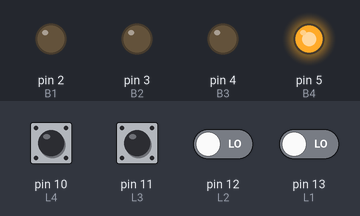
Bench run of a sketch on a simulated Arduino Uno, built with avr-gcc and run on an emulated ATmega328P. On the bench: output pins drawn as LEDs (lit = HIGH). Inputs (shaded band) come from the test bench; at power-on: pin 10 (L4), pin 11 (L3) HIGH, pin 12 (L2), pin 13 (L1) LOW. Random numbers use the default seed unless the sketch sets one.

Above: at 0.1 s.
At 4.8 s:
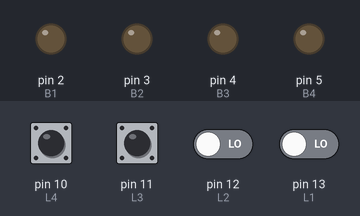
At 9.9 s:
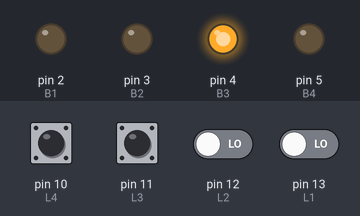
At 19.6 s:
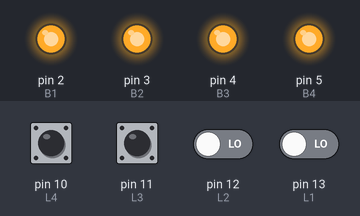
At 27.5 s:
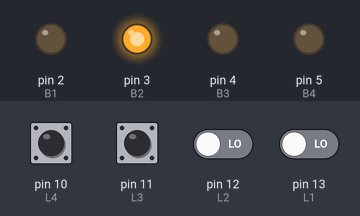
At 39.1 s:
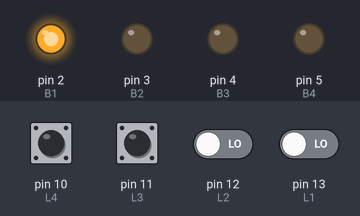
Timing chart, 0 to 40.0 s (numbered marks = the images above):
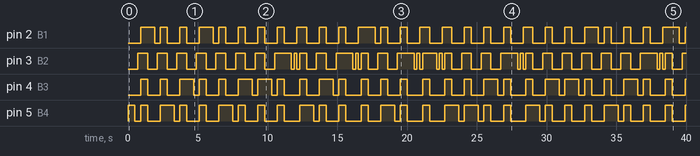

The sketch:

simon3.ino
```cpp
#define L1 13
#define L2 12
#define L3 11
#define L4 10
#define B1 2
#define B2 3
#define B3 4
#define B4 5

int NivelA = 1;
int Vel = 500;
const int NivelM = 10;
int Sec[NivelM];
int SecU[NivelM];

void configuracionInicial() {
  pinMode(L1, INPUT);
  pinMode(L2, INPUT);
  pinMode(L3, INPUT);
  pinMode(L4, INPUT);
  pinMode(B1, OUTPUT);
  pinMode(B2, OUTPUT);
  pinMode(B3, OUTPUT);
  pinMode(B4, OUTPUT);
  digitalWrite(B1, LOW);
  digitalWrite(B2, LOW);
  digitalWrite(B3, LOW);
  digitalWrite(B4, LOW);
}

void loop() {
  if (NivelA == 1) {
    generarSecuencia();
    mostrarSecuencia();
    leerSecuencia();
  }
  if (NivelA != 1) {
    mostrarSecuencia();
    leerSecuencia();
  }
}

void mostrarSecuencia() {
  digitalWrite(B1, LOW);
  digitalWrite(B2, LOW);
  digitalWrite(B3, LOW);
  digitalWrite(B4, LOW);
  for (int S = 0; S < NivelA; S++) {
    digitalWrite(Sec[S], HIGH);
    delay(Vel);
    digitalWrite(Sec[S], LOW);
    delay(200);
  }
}

void leerSecuencia() {
  int Fg = 0;
  for (int S = 0; S < NivelA; S++) {
    Fg = 0;
    while (Fg == 0) {
      if (digitalRead(L4) == LOW) {
        digitalWrite(B4, HIGH);
        SecU[S] = B4;
        Fg = 1;
        delay(200);
        if (SecU[S] != Sec[S]) {
          procesarError();
          return;
        }
        digitalWrite(B4, LOW);
      }
      if (digitalRead(L3) == LOW) {
        digitalWrite(B3, HIGH);
        SecU[S] = B3;
        Fg = 1;
        delay(200);
        if (SecU[S] != Sec[S]) {
          procesarError();
          return;
        }
        digitalWrite(B3, LOW);
      }
      if (digitalRead(L2) == LOW) {
        digitalWrite(B2, HIGH);
        SecU[S] = B2;
        Fg = 1;
        delay(200);
        if (SecU[S] != Sec[S]) {
          procesarError();
          return;
        }
        digitalWrite(B2, LOW);
      }
      if (digitalRead(L1) == LOW) {
        digitalWrite(B1, HIGH);
        SecU[S] = B1;
        Fg = 1;
        delay(200);
        if (SecU[S] != Sec[S]) {
          procesarError();
          return;
        }
        digitalWrite(B1, LOW);
      }
    }
  }
  procesarCorrecto();
}

void generarSecuencia() {
  randomSeed(millis());
  for (int S = 0; S < NivelM; S++) {
    Sec[S] = random(2, 6);
  }
}

void procesarError() {
  digitalWrite(B1, HIGH);
  digitalWrite(B2, HIGH);
  digitalWrite(B3, HIGH);
  digitalWrite(B4, HIGH);
  delay(250);
  digitalWrite(L1, LOW);
  digitalWrite(L2, LOW);
  digitalWrite(L3, LOW);
  digitalWrite(L4, LOW);
  delay(250);
  reiniciarJuego();
}

void procesarCorrecto() {
  if (NivelA < NivelM) {
    NivelA++;
    Vel -= 50;
    delay(200);
  }
}

void reiniciarJuego() {
  NivelA = 1;
  Vel = 500;
}

void setup() {
  configuracionInicial();
}
```

Measured:
- by itself, pin 2 (B1): LOW → HIGH at 0.90 s, → LOW 1.0 s later, → HIGH 0.40 s later, → LOW 0.50 s later, … (55 changes in this stretch)
- by itself, pin 3 (B2): LOW → HIGH at 0.70 s, → LOW 0.70 s later, → HIGH 0.70 s later, → LOW 0.70 s later, … (67 changes in this stretch)
- by itself, pin 4 (B3): LOW → HIGH at 0.90 s, → LOW 0.50 s later, → HIGH 0.90 s later, → LOW 0.50 s later, … (55 changes in this stretch)
- by itself, pin 5 (B4): LOW → HIGH at 0.00 s, → LOW 0.50 s later, → HIGH 0.40 s later, → LOW 0.50 s later, … (57 changes in this stretch)
